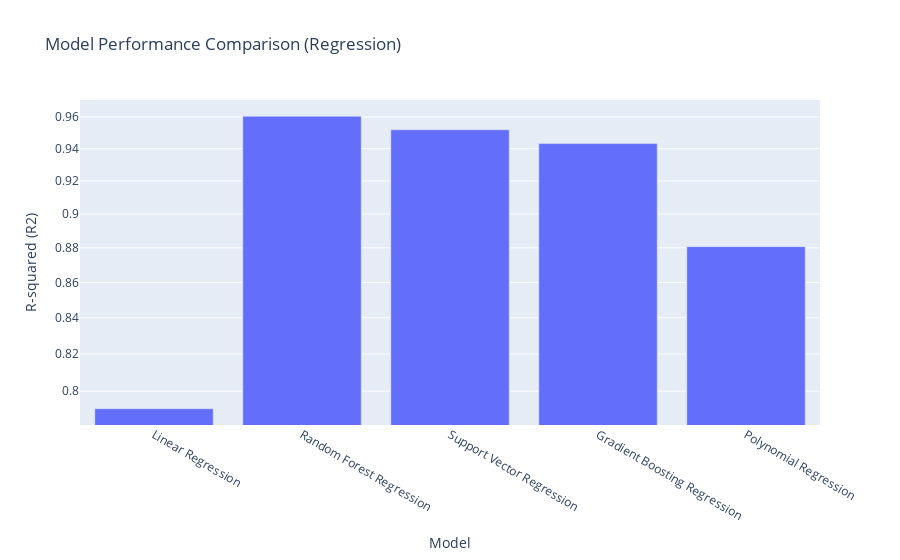

The notebook cell saved with this chart:
### Code cell
import numpy as np
import pandas as pd
import plotly.express as px
import cufflinks as cf
from sklearn.model_selection import train_test_split
from sklearn.preprocessing import StandardScaler
from sklearn.metrics import r2_score, accuracy_score
from sklearn.decomposition import PCA
from sklearn.linear_model import LinearRegression, LogisticRegression
from sklearn.ensemble import RandomForestRegressor, GradientBoostingRegressor, RandomForestClassifier, GradientBoostingClassifier
from sklearn.svm import SVR, SVC
from sklearn.preprocessing import PolynomialFeatures
from sklearn.naive_bayes import GaussianNB

# Enable Cufflinks offline mode
cf.go_offline()

# User input: Choose between Regression and Classification
task = input("Enter 'R' for Regression or 'C' for Classification: ")

# Ask for dataset location
dataset_location = input("Enter the dataset location (e.g., 'data.csv'): ")

# Load dataset based on user input
dataset = pd.read_csv(dataset_location)
X = dataset.iloc[:, :-1].values
y = dataset.iloc[:, -1].values

# Splitting the dataset into the Training set and Test set
X_train, X_test, y_train, y_test = train_test_split(X, y, test_size=0.25, random_state=101)

# Feature Scaling
sc = StandardScaler()
X_train = sc.fit_transform(X_train)
X_test = sc.transform(X_test)

# Apply PCA for dimensionality reduction
pca = PCA(n_components=2)  # You can adjust the number of components as needed
X_train_pca = pca.fit_transform(X_train)
X_test_pca = pca.transform(X_test)

# Initialize empty lists to store results
models = []
results = []

if task == 'R':  # Regression task
    # Linear Regression
    models.append("Linear Regression")
    regressor_lr = LinearRegression()
    regressor_lr.fit(X_train_pca, y_train)
    y_pred_lr = regressor_lr.predict(X_test_pca)
    r2_lr = r2_score(y_test, y_pred_lr)
    results.append(r2_lr)

    # Random Forest Regression
    models.append("Random Forest Regression")
    regressor_rf = RandomForestRegressor(n_estimators=100, random_state=0)
    regressor_rf.fit(X_train_pca, y_train)
    y_pred_rf = regressor_rf.predict(X_test_pca)
    r2_rf = r2_score(y_test, y_pred_rf)
    results.append(r2_rf)

    # Support Vector Regression
    models.append("Support Vector Regression")
    regressor_svr = SVR(kernel='rbf')
    regressor_svr.fit(X_train_pca, y_train)
    y_pred_svr = regressor_svr.predict(X_test_pca)
    r2_svr = r2_score(y_test, y_pred_svr)
    results.append(r2_svr)

    # Gradient Boosting Regression
    models.append("Gradient Boosting Regression")
    regressor_gb = GradientBoostingRegressor(n_estimators=100, random_state=0)
    regressor_gb.fit(X_train_pca, y_train)
    y_pred_gb = regressor_gb.predict(X_test_pca)
    r2_gb = r2_score(y_test, y_pred_gb)
    results.append(r2_gb)

    # Polynomial Regression
    models.append("Polynomial Regression")
    poly_reg = PolynomialFeatures(degree=2)  # You can adjust the degree
    X_poly = poly_reg.fit_transform(X_train_pca)
    regressor_poly = LinearRegression()
    regressor_poly.fit(X_poly, y_train)
    X_test_poly = poly_reg.transform(X_test_pca)
    y_pred_poly = regressor_poly.predict(X_test_poly)
    r2_poly = r2_score(y_test, y_pred_poly)
    results.append(r2_poly)

    # Create a DataFrame to store results
    results_df = pd.DataFrame({'Model': models, 'R-squared (R2)': results})

    # Create a combined bar plot using Cufflinks
    fig = px.bar(results_df, x='Model', y='R-squared (R2)', title='Model Performance Comparison (Regression)')
    fig.update_yaxes(type="log")  # Set a logarithmic y-axis scale
    fig.show()

elif task == 'C':  # Classification task
    # Logistic Regression
    models.append("Logistic Regression")
    classifier_lr = LogisticRegression(random_state=0)
    classifier_lr.fit(X_train_pca, y_train)
    y_pred_lr = classifier_lr.predict(X_test_pca)
    accuracy_lr = accuracy_score(y_test, y_pred_lr)
    results.append(accuracy_lr)

    # Random Forest Classification
    models.append("Random Forest Classification")
    classifier_rf = RandomForestClassifier(n_estimators=100, criterion='entropy', random_state=0)
    classifier_rf.fit(X_train_pca, y_train)
    y_pred_rf = classifier_rf.predict(X_test_pca)
    accuracy_rf = accuracy_score(y_test, y_pred_rf)
    results.append(accuracy_rf)

    # Support Vector Machine (SVM)
    models.append("SVM")
    classifier_svm = SVC(kernel='rbf', random_state=0)
    classifier_svm.fit(X_train_pca, y_train)
    y_pred_svm = classifier_svm.predict(X_test_pca)
    accuracy_svm = accuracy_score(y_test, y_pred_svm)
    results.append(accuracy_svm)

    # Gradient Boosting Classification
    models.append("Gradient Boosting Classification")
    classifier_gb = GradientBoostingClassifier(n_estimators=100, random_state=0)
    classifier_gb.fit(X_train_pca, y_train)
    y_pred_gb = classifier_gb.predict(X_test_pca)
    accuracy_gb = accuracy_score(y_test, y_pred_gb)
    results.append(accuracy_gb)

    # Naive Bayes Classification
    models.append("Naive Bayes")
    classifier_nb = GaussianNB()
    classifier_nb.fit(X_train_pca, y_train)
    y_pred_nb = classifier_nb.predict(X_test_pca)
    accuracy_nb = accuracy_score(y_test, y_pred_nb)
    results.append(accuracy_nb)

    # Create a DataFrame to store results
    results_df = pd.DataFrame({'Model': models, 'Accuracy': results})

    # Set a custom y-axis scale (e.g., logarithmic scale)
    fig = px.bar(results_df, x='Model', y='Accuracy', title='Model Performance Comparison (Classification)')
    fig.update_yaxes(type="log")
    fig.show()

### Figure 1 — Plotly figure (JSON) as saved in the notebook; plotly's stock layout.template omitted (floating-point values rounded to 4 significant figures)
{"data": [{"alignmentgroup": "True", "hovertemplate": "Model=%{x}<br>R-squared (R2)=%{y}<extra></extra>", "legendgroup": "", "marker": {"color": "#636efa", "pattern": {"shape": ""}}, "name": "", "offsetgroup": "", "orientation": "v", "showlegend": false, "textposition": "auto", "type": "bar", "x": ["Linear Regression", "Random Forest Regression", "Support Vector Regression", "Gradient Boosting Regression", "Polynomial Regression"], "xaxis": "x", "y": [0.7907, 0.9605, 0.9519, 0.9432, 0.8807], "yaxis": "y"}], "layout": {"barmode": "relative", "legend": {"tracegroupgap": 0}, "title": {"text": "Model Performance Comparison (Regression)"}, "xaxis": {"anchor": "y", "domain": [0, 1], "title": {"text": "Model"}}, "yaxis": {"anchor": "x", "domain": [0, 1], "title": {"text": "R-squared (R2)"}, "type": "log"}}}
